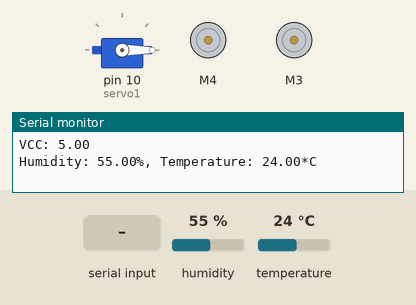
The sketch below on a simulated Arduino Uno, built with avr-gcc and run on an emulated ATmega328P. On the bench: servo, 2 × DC motor (green arrow = forward, orange = backward, longer = faster), the last lines printed to the serial monitor. The inputs (shaded band) are chosen by the test bench; at power-on: humidity 55 %, temperature 24 °C.

Above: at 1.2 s.
1.3 s: "6" received over Serial
4.8 s: "1" received over Serial
At 4.98 s:
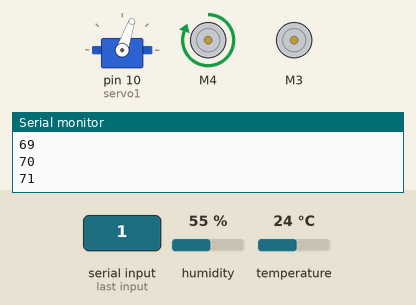
8.3 s: "2" received over Serial
At 9.02 s:
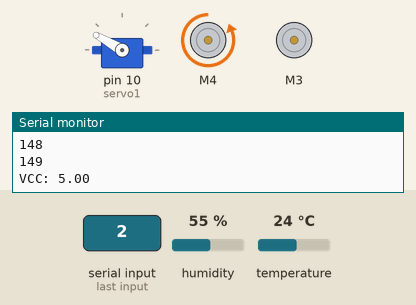
11.8 s: "3" received over Serial
At 11.99 s:
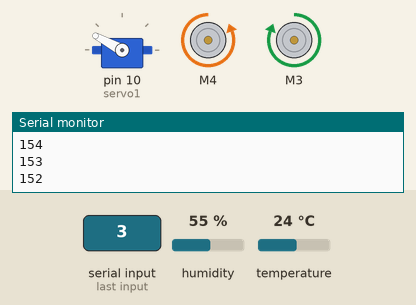
15.3 s: "4" received over Serial
At 15.48 s:
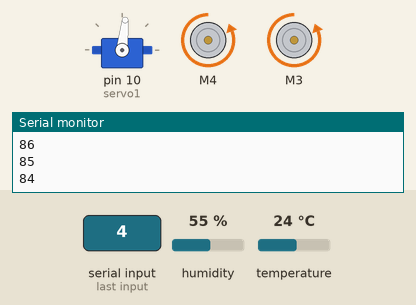
18.8 s: "0" received over Serial
At 18.96 s:
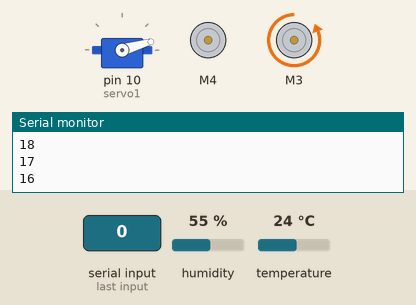
Timing chart, 0 to 25.4 s (numbered marks = the images above; inputs shaded):
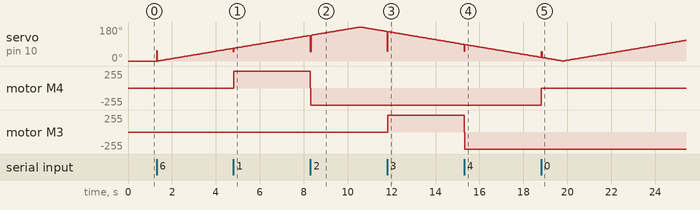

Measured:
- after the input at 4.8 s, motor M4: stopped → forward 255/255 at once
- after the input at 8.3 s, motor M4: forward 255/255 → backward 255/255 at once
- after the input at 11.8 s, motor M3: stopped → forward 255/255 at once
- after the input at 15.3 s, motor M3: forward 255/255 → backward 255/255 at once
- after the input at 18.8 s, motor M4: backward 255/255 → stopped at once

The sketch:

robocar.ino
```cpp
#include <AFMotor.h>
#include <Servo.h>
#include <DHT.h>


// Инициируем моторы
AF_DCMotor motor1(4);
AF_DCMotor motor2(3);
Servo servo1;

// Пины
#define TEMP_PIN 13 // номер пина, к которому подсоединен датчик температуры

// Таймеры


// Инициируем датчики
DHT dht(TEMP_PIN, DHT22);

// Инициируем переменные
float vcc = 0.0;  // Входящее напряжение
char controlChar;  // Символ контроля
long previousMillis = 0; // время, когда действие выполнялось последний раз
long previousScanMillis = 0;
long interval = 1000; // период ожидания следующего действия
long scanInterval = 50;
int pos = 0;
int scanStep = 1;
int sStep = 0;
bool scan = false;

float readVCC() {
  ADMUX = _BV(REFS0) | _BV(MUX3) | _BV(MUX2) | _BV(MUX1);
  ADCSRA |= _BV(ADSC); // начало преобразований
  while (bit_is_set(ADCSRA, ADSC)); // измерение
  uint8_t low = ADCL; // сначала нужно прочесть ADCL - это запирает ADCH
  uint8_t high = ADCH; // разлочить оба
  float result = (high << 8) | low;
  result = (1.1 * 1023.0) / result; // Результат Vcc в милливольтах
  return result;
}

void forward() {
  motor1.run(RELEASE);
  delay(20);
  motor1.run(FORWARD);
  Serial.println("Forward");
}

void backward() {
  motor1.run(RELEASE);
  delay(20);
  motor1.run(BACKWARD);
  Serial.println("Backard");
}

void left() {
  motor2.run(RELEASE);
  delay(20);
  motor2.run(BACKWARD);
  Serial.println("Left");
}

void right() {
  motor2.run(RELEASE);
  delay(20);
  motor2.run(FORWARD);
  Serial.println("Right");
}

void setup() {
  Serial.begin(9600);
  servo1.attach(10);
  dht.begin();

  // Задаем максимальную скорость вращения моторов (аналог работы PWM)
  motor1.setSpeed(255);
  motor1.run(RELEASE);
  motor2.setSpeed(255);
  motor2.run(RELEASE);
  servo1.write(0); //ставим вал под 0

}

void loop() {
  unsigned long currentMillis = millis(); // текущее время в миллисекундах

  if (currentMillis - previousMillis > interval) {
    // сохраняем последний момент, когда выполнялось действие
    previousMillis = currentMillis;

    vcc = readVCC();
    Serial.print("VCC: ");
    Serial.println(vcc);

    //Считываем влажность
    float h = dht.readHumidity();
    // Считываем температуру
    float t = dht.readTemperature();
    // Проверка удачно прошло ли считывание.
    if (isnan(h) || isnan(t)) {
      Serial.println("Не удается считать показания");
    } else {
      Serial.print("Humidity: ");
      Serial.print(h);
      Serial.print("%, Temperature: ");
      Serial.print(t);
      Serial.println("*C");
    }
  }

  if (currentMillis - previousScanMillis > scanInterval) {
    previousScanMillis = currentMillis;
    if (scan) {
      if (servo1.read() == 180) {
        sStep = 0 - scanStep;
      }
      if (servo1.read() == 0) {
        sStep = 0 + scanStep;
      }
      pos = pos + sStep;
      servo1.write(pos);
      Serial.println(servo1.read());
    }

  }

  if (Serial.available())
  {
    Serial.print("Command is ");
    controlChar = char(Serial.read());
    Serial.println(controlChar);
    servo1.write(controlChar);

    // При символе "1" едем вперед
    if (controlChar == '1')
    {
      forward();
    }
    // При символе "2" едем назад
    if (controlChar == '2')
    {
      backward();
    }
    // При символе "3" передние колеса направо
    if (controlChar == '3')
    {
      right();
    }
    // При символе "4" передние колеса налево
    if (controlChar == '4')
    {
      left();
    }
    // При символе "0" стоим на месте
    if (controlChar == '0')
    {
      motor1.run(RELEASE);
      Serial.println("Stop");
    }
    // При символе "5" колеса прямо
    if (controlChar == '5')
    {
      motor2.run(RELEASE);
      Serial.println("Streigt");
    }
    // При символе "6" сканируем
    if (controlChar == '6')
    {
      scan = true;
    }
    // При символе "7" отмена сканирования
    if (controlChar == '7')
    {
      scan = false;
      pos = 0;
      servo1.write(pos);
    }
  }
}
```
